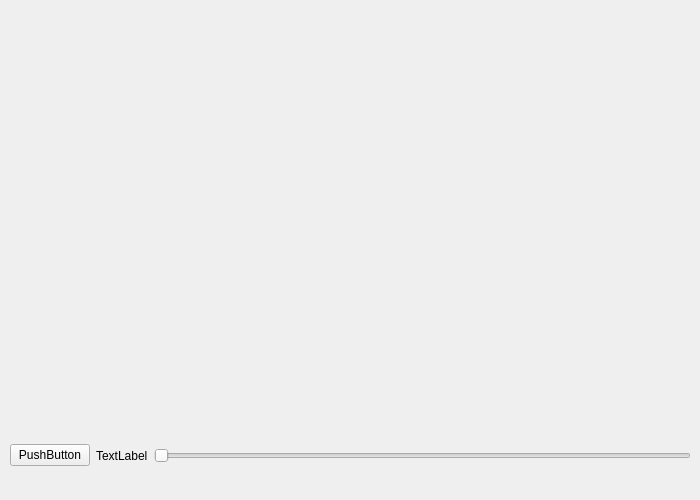
<?xml version="1.0" encoding="UTF-8"?>
<ui version="4.0">
 <class>Form</class>
 <widget class="QWidget" name="Form">
  <property name="geometry">
   <rect>
    <x>0</x>
    <y>0</y>
    <width>700</width>
    <height>500</height>
   </rect>
  </property>
  <property name="minimumSize">
   <size>
    <width>700</width>
    <height>500</height>
   </size>
  </property>
  <property name="maximumSize">
   <size>
    <width>700</width>
    <height>500</height>
   </size>
  </property>
  <property name="windowTitle">
   <string>TFG -Sofía Martínez Parada</string>
  </property>
  <widget class="QWidget" name="video_widget" native="true">
   <property name="geometry">
    <rect>
     <x>10</x>
     <y>10</y>
     <width>681</width>
     <height>411</height>
    </rect>
   </property>
  </widget>
  <widget class="QWidget" name="horizontalLayoutWidget">
   <property name="geometry">
    <rect>
     <x>10</x>
     <y>430</y>
     <width>681</width>
     <height>51</height>
    </rect>
   </property>
   <layout class="QHBoxLayout" name="horizontalLayout">
    <item>
     <widget class="QPushButton" name="play">
      <property name="text">
       <string>PushButton</string>
      </property>
     </widget>
    </item>
    <item>
     <widget class="QLabel" name="sec_label">
      <property name="text">
       <string>TextLabel</string>
      </property>
     </widget>
    </item>
    <item>
     <widget class="QSlider" name="slider">
      <property name="orientation">
       <enum>Qt::Horizontal</enum>
      </property>
     </widget>
    </item>
   </layout>
  </widget>
 </widget>
 <resources/>
 <connections/>
</ui>
